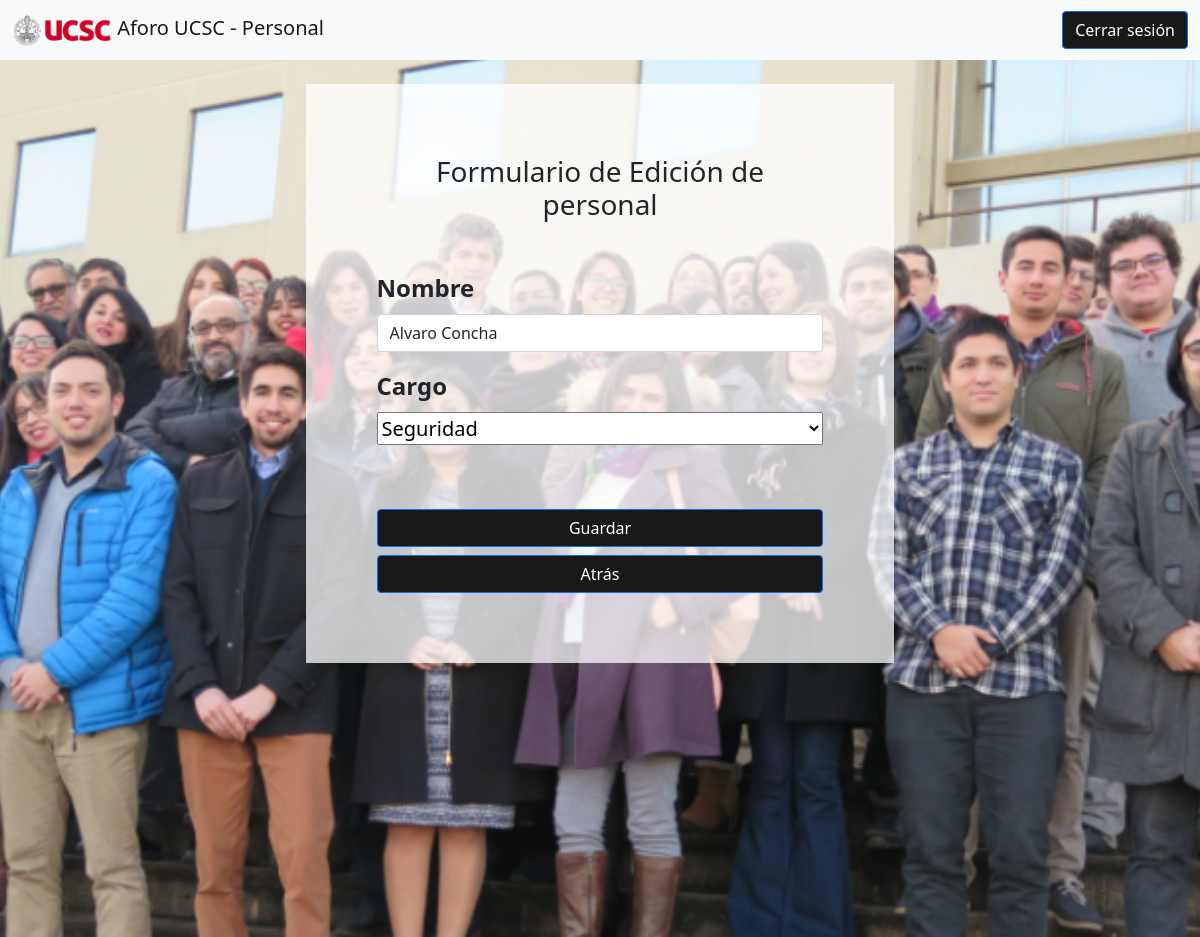
Screenshot of /Mantenedor_personal/editar_personal.php?seleccionado=44 with the database file from the repository.
### tables this page shows
CREATE TABLE `personal` (
  `run` int(9) NOT NULL,
  `nombre` varchar(30) NOT NULL,
  `cargo` varchar(14) NOT NULL
);

### Mantenedor_personal/editar_personal.php (the view, shortened to what this page needs)
<?php
    require("conexion.php");
    $run_personal_recibido=$_GET["seleccionado"];
    $consulta = "SELECT * FROM personal WHERE run=$run_personal_recibido";
    $resultado = mysqli_query($conexion,$consulta);
    while($row=mysqli_fetch_assoc($resultado)){
        $nombre_personal_recibido = $row["nombre"];
        $cargo_personal_recibido = $row["cargo"];
    }
?>
<!DOCTYPE html>
<html lang="es">
<head>
    <link rel="stylesheet" href="../CSS/estilo_mantenedor.css">
     <link href="https://cdn.jsdelivr.net/npm/bootstrap@5.1.3/dist/css/bootstrap.min.css" rel="stylesheet">
</head>
<body>
    <nav class="navbar navbar-expand-lg navbar-light bg-light">
        <div class="container-fluid">
            <a class="navbar-brand" href="index_personal.php">
                <img src="../CSS/logoucsc.png" alt="" width="100" height="33" class="d-inline-block align-text-top">
                Aforo UCSC - Personal
            </a>
            <a align="center" href="../acceso.php" class="cerrarsesion boton">
                <button value="cerrarsesion" class="btn btn-primary" type="button">Cerrar sesión</button>
            </a>
        </div>
    </nav>
    <div class="container-fluid fondopersonal">
        <div class="row">
            <div class="col-lg-12 col-md-12 col-sm-12">
                <form action="funcion_editar_personal.php" method="POST" class="edicion_personal">
                    <h3 align="center" class="mb-5">Formulario de Edición de personal</h3>
                    <div class="mb-3">
                        <label class="form-label texto_registro">Nombre</label>
                        <input type="text" class="form-control" name="input_nombre_personal" value="<?php echo "$nombre_personal_recibido" ?>" required>
                    </div>
                    <div class="mb-3">
                        <label class="form-label texto_registro">Cargo</label>
                        <br>
                        <select name="input_cargo_personal" class="opc_cargo">
                            <option selected><?php echo "$cargo_personal_recibido"?></option>
                        </select>
                    </div>
                    <div class="d-grid gap-2 pt-5 boton">
                        <button type="submit" value="Guardar" class="btn btn-primary" type="button">Guardar</button>
                        <a align="center" href="index_personal.php">
                            <button value="atras" class="btn btn-primary atras" type="button">Atrás</button>
                        </a>
                    </div>
                </form>
            </div>
        </div>
    </div>
</body>
</html>

### CSS/estilo_mantenedor.css (style rules this page uses)
* { margin: 0%; }
.boton button { color: rgb(255, 255, 255); background-color: rgb(26, 25, 25); }
.fondopersonal { background-image: url('personal.png'); background-position: center; background-attachment: fixed; background-size: cover; background-repeat: no-repeat; padding: 2%; min-height: 877px; }
.atras { width: 100%;; }
.opc_cargo { width: 100%; height: 33px; font-size: 20px; }
.texto_registro { font-size: x-large; font-weight: 700; }
.edicion_personal { background-color: rgba(255, 255, 255, 0.74); padding: 6%; margin-left: 25%; margin-right: 25%; }

### rows the page displays
personal: input_nombre_personal "Alvaro Concha", input_cargo_personal "Seguridad"
